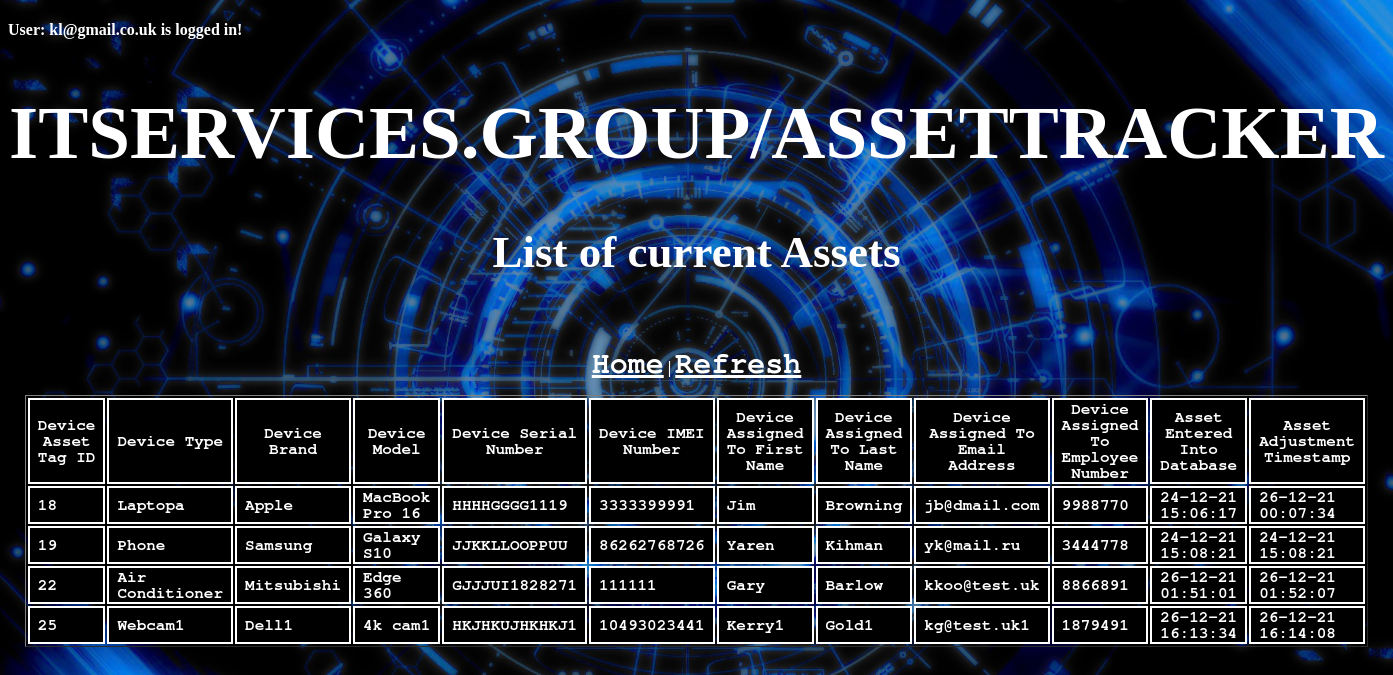
Page /Asset_Display.php (signed in) on the committed database.
### tables this page shows
CREATE TABLE `Assets_Table` (
  `Device_Asset_Tag_ID` int NOT NULL,
  `Device_Type` varchar(50) NOT NULL,
  `Device_Brand` varchar(50) NOT NULL,
  `Device_Model` varchar(100) NOT NULL,
  `Device_Serial_Number` varchar(100) NOT NULL,
  `Device_IMEI_Number` varchar(20) DEFAULT NULL,
  `Device_Assigned_To_First_Name` varchar(50) NOT NULL,
  `Device_Assigned_To_Last_Name` varchar(50) NOT NULL,
  `Device_Assigned_To_Email_Address` varchar(50) NOT NULL,
  `Device_Assigned_To_Employee_Number` int NOT NULL,
  `Device_Time_Stamp` varchar(50) NOT NULL,
  `Device_Adjustment_Timestamp` varchar(50) NOT NULL
);

### Asset_Display.php (the view, shortened to what this page needs)
<!DOCTYPE html>
<html>
	<head>
	</head>
	<link href="StyleSheet.css" rel="stylesheet">
	<body>
		<?php
			echo "<h4>User: " .$_SESSION['UserAuth_Email_Address']. " is logged in!";
		?>
		<center>
			<h1>ITSERVICES.GROUP/ASSETTRACKER</h1>
			<h2>List of current Assets</h2>
			<br>
			<p><a href="Home_Page.php">Home</a>  |  <a href="Asset_Display.php"> Refresh</a></p>
			<?php
				include "MYSQLLINK_CONFIG.php";
				echo "<table border='1'>";
					echo "<tr>";
						echo "<th> Device Asset Tag ID </th>";
						echo "<th> Device Type </th>";
						echo "<th> Device Brand </th>";
						echo "<th> Device Model </th>";
						echo "<th> Device Serial Number </th>";
						echo "<th> Device IMEI Number </th>";
						echo "<th> Device Assigned To First Name </th>";
						echo "<th> Device Assigned To Last Name </th>";
						echo "<th> Device Assigned To Email Address </th>";
						echo "<th> Device Assigned To Employee Number </th>";
						echo "<th> Asset Entered Into Database </th>";
						echo "<th> Asset Adjustment Timestamp </th>";
					echo "</tr>";
				$MYSQLQUERY = mysqli_query($MYSQLLINK,"SELECT * FROM Assets_Table");
				while($row = mysqli_fetch_array($MYSQLQUERY))
					{
						echo "<tr>";
							echo "<td>" . $row['Device_Asset_Tag_ID'] . "</td>";
							echo "<td>" . $row['Device_Type'] . "</td>";
							echo "<td>" . $row['Device_Brand'] . "</td>";
							echo "<td>" . $row['Device_Model'] . "</td>";
							echo "<td>" . $row['Device_Serial_Number'] . "</td>";
							echo "<td>" . $row['Device_IMEI_Number'] . "</td>";
							echo "<td>" . $row['Device_Assigned_To_First_Name'] . "</td>";
							echo "<td>" . $row['Device_Assigned_To_Last_Name'] . "</td>";
							echo "<td>" . $row['Device_Assigned_To_Email_Address'] . "</td>";
							echo "<td>" . $row['Device_Assigned_To_Employee_Number'] . "</td>";
							echo "<td>" . $row['Device_Time_Stamp'] . "</td>";
							echo "<td>" . $row['Device_Adjustment_Timestamp'] . "</td>";
						echo "</tr>";
					}
				echo "</table>";
			?>
		</center>
	</body>
</html>

### StyleSheet.css (style rules this page uses)
body { background-image: url('BACKGROUND_IMAGE.jpg');background-repeat: no-repeat;background-attachment: fixed;background-size: cover; }
h1 { font-family:Impact; color:white; font-size: 75px ; }
h2 { font-family:Impact; color:white; font-size: 45px; }
h4 { color: white; }
p { color: white; }
a { font-weight: 900; font-family:FreeMono, monospace; color:white; font-size: 30px; }
table { margin: .3em; width: 290px; }
th { font-weight: 900; font-family:FreeMono, monospace; color:white; padding-left: .5em; padding-right: .5em; border: 2px solid #fff; background-color: #000; }
td { font-weight: 900; font-family:FreeMono, monospace; color:white; padding-left: .5em; padding-right: .5em; border: 2px solid #fff; background-color: #000; }

### rows in the picture
assets_table: Device_Asset_Tag_ID "18", Device_Type "Laptopa", Device_Brand "Apple", Device_Model "MacBook Pro 16", Device_Serial_Number "HHHHGGGG1119", Device_IMEI_Number "3333399991", Device_Assigned_To_First_Name "Jim", Device_Assigned_To_Last_Name "Browning", Device_Assigned_To_Email_Address "jb@dmail.com", Device_Assigned_To_Employee_Number "9988770", Device_Time_Stamp "24-12-21 15:06:17", Device_Adjustment_Timestamp "26-12-21 00:07:34"
assets_table: Device_Asset_Tag_ID "19", Device_Type "Phone", Device_Brand "Samsung", Device_Model "Galaxy S10", Device_Serial_Number "JJKKLLOOPPUU", Device_IMEI_Number "86262768726", Device_Assigned_To_First_Name "Yaren", Device_Assigned_To_Last_Name "Kihman", Device_Assigned_To_Email_Address "yk@mail.ru", Device_Assigned_To_Employee_Number "3444778", Device_Time_Stamp "24-12-21 15:08:21", Device_Adjustment_Timestamp "24-12-21 15:08:21"
assets_table: Device_Asset_Tag_ID "22", Device_Type "Air Conditioner", Device_Brand "Mitsubishi", Device_Model "Edge 360", Device_Serial_Number "GJJJUI1828271", Device_IMEI_Number "111111", Device_Assigned_To_First_Name "Gary", Device_Assigned_To_Last_Name "Barlow", Device_Assigned_To_Email_Address "kkoo@test.uk", Device_Assigned_To_Employee_Number "8866891", Device_Time_Stamp "26-12-21 01:51:01", Device_Adjustment_Timestamp "26-12-21 01:52:07"
assets_table: Device_Asset_Tag_ID "25", Device_Type "Webcam1", Device_Brand "Dell1", Device_Model "4k cam1", Device_Serial_Number "HKJHKUJHKHKJ1", Device_IMEI_Number "10493023441", Device_Assigned_To_First_Name "Kerry1", Device_Assigned_To_Last_Name "Gold1", Device_Assigned_To_Email_Address "kg@test.uk1", Device_Assigned_To_Employee_Number "1879491", Device_Time_Stamp "26-12-21 16:13:34", Device_Adjustment_Timestamp "26-12-21 16:14:08"

### other values in the picture
$_SESSION['UserAuth_Email_Address'] "kl@gmail.co.uk"
